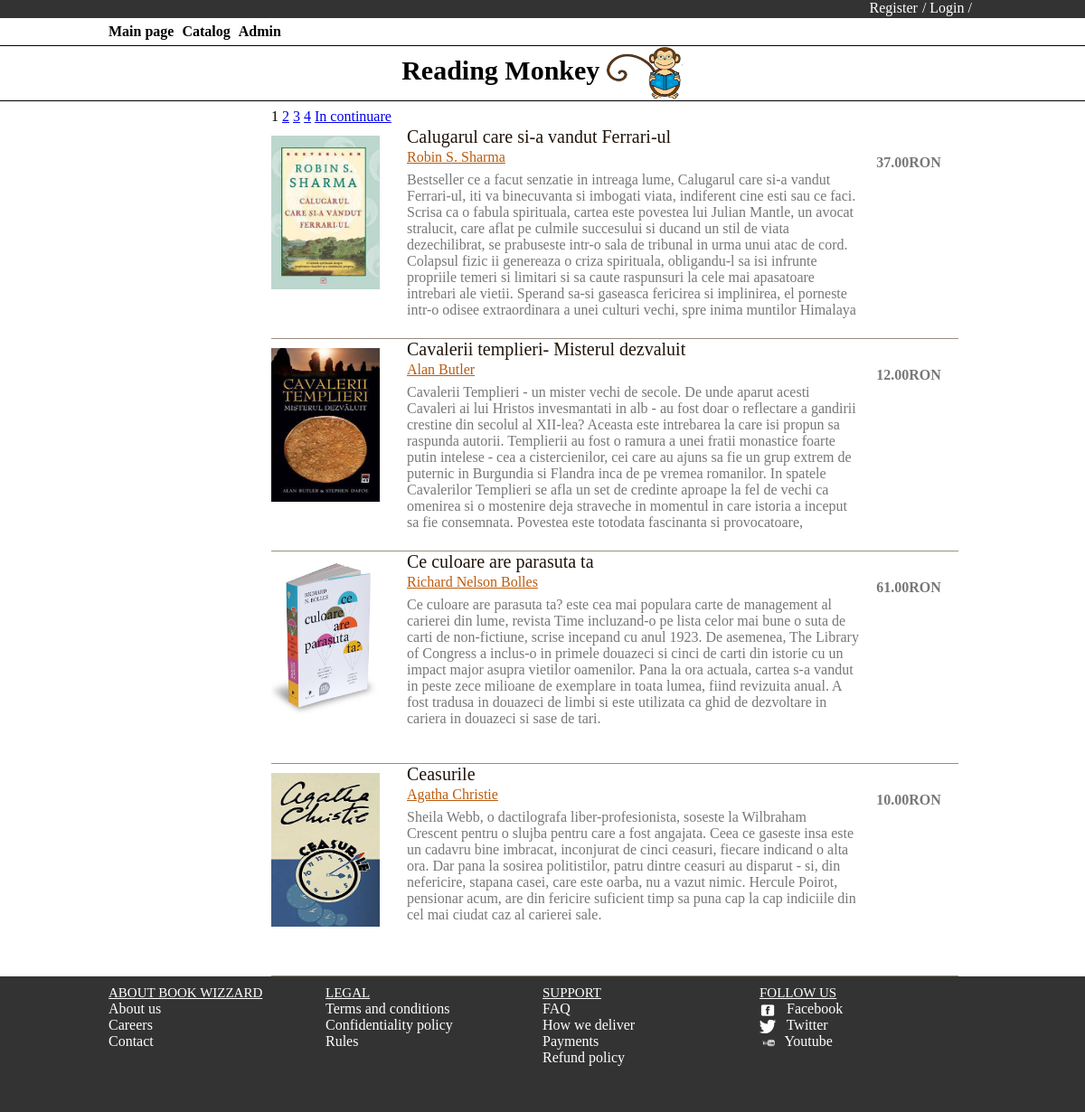
The page /application/controller/website/catalog.php on the database its author committed.
### tables this page shows
CREATE TABLE IF NOT EXISTS `carti` (
  `carte_id` int(10) unsigned NOT NULL,
  `autor_id` int(10) unsigned NOT NULL,
  `nume_carte` varchar(60) NOT NULL,
  `pret_carte` decimal(6,2) unsigned NOT NULL,
  `pret_nou` decimal(6,2) unsigned NOT NULL,
  `descriere` varchar(1000) NOT NULL,
  `imagine` varchar(60) NOT NULL,
  `anul_aparitiei` varchar(4) NOT NULL,
  `numar_pagini` smallint(6) NOT NULL,
  `editura` varchar(20) NOT NULL,
  `categorie_id` int(10) unsigned NOT NULL,
  `data_inregistrare` timestamp NOT NULL DEFAULT CURRENT_TIMESTAMP ON UPDATE CURRENT_TIMESTAMP,
  `exemplare` smallint(6) NOT NULL,
  `index_homepage` varchar(1) DEFAULT NULL,
  `stele` smallint(5) NOT NULL
);

### application/views/website/catalogV.php (the view)
<div class='nav1'></div>
<div class='nav'></div>
<?php echo $pagination; ?>
<div class='meniu_stanga'></div>
<?php foreach ($books as $book){ ?>
	<div class="rezultat1">
		<div class="imag_carte">
			<img src="../../../uploads/<?php echo $book['imagine'];?>" width="120" height="170" class="imagr"/>
		</div>
		<div class="info_carte">
			<div class ='titlur'>
			<a href="pagina_carte.php?pid=<?php echo $book['carte_id'];?>"><?php echo $book['nume_carte'];?></a></div>
			<div class='autor'>
				<a href="catalog.php?autorid=<?php echo $book['autor_id'];?>"><?php echo $book['autor'];?></a>
			</div>
			<div class='descr'>
				<?php echo $book['descriere'];?>
			</div>
		</div>
		<div class='pret2'> <?php echo $book['pret_carte'];?>RON</div>
	</div>
<?php } ?>

### assets/css/style.css (style rules this page uses)
body { min-width: 960px; margin:0px; }
.meniu_stanga { height:936px; width:180px; float:left; }
.rezultat1 { height:234px; width:760px; overflow:hidden; float:left; color: #777777; padding-bottom:0px; border-bottom: 1px solid #9b8e83; }
.imag_carte { float:left; height:200px; width:150px; margin-top: 10px; }
.info_carte { width:500px; height:234px; float:left; }
.titlur { width:500px; height:25px; float:left; }
.autor { width:500px; height:25px; float:left; }
.titlur a { color: #201309; text-decoration: none; font-size: 20px; }
.descr { overflow:hidden; float:left; height:164px; display:inline-block; width:500px; }
.autor,.descr { clear:both; }
.pret2 { float:right; width:110px; height:75px; display:block; text-align: center; line-height: 80px; font-weight: bold; }
.autor a { color: #bb5b0c; }
.nav1 { height:20px; width:600px; float:left; }
.nav { height:20px; width:360px; float:right; display:block; padding-top: 20px; }

### rows shown on the page
carti: imagine (picture), nume_carte "Calugarul care si-a vandut Ferrari-ul", autor "Robin S. Sharma", descriere "Bestseller ce a facut senzatie in intreaga lume, Calugarul care si-a vandut Ferrari-ul, iti va binecuvanta si imbogati viata, indiferent cine esti sau ce faci. Scrisa ca o fabula spirituala, cartea este povestea lui Julian Mantle, un avocat stralucit, care aflat pe culmile succesului si ducand un stil de viata dezechilibrat, se prabuseste intr-o sala de tribunal in urma unui atac de cord. Colapsul fizic ii genereaza o criza spirituala, obligandu-l sa isi infrunte propriile temeri si limitari si sa caute raspunsuri la cele mai apasatoare intrebari ale vietii. Sperand sa-si gaseasca fericirea si implinirea, el porneste intr-o odisee extraordinara a unei culturi vechi, spre inima muntilor…", pret_carte "37.00"
carti: imagine (picture), nume_carte "Cavalerii templieri- Misterul dezvaluit", autor "Alan Butler", descriere "Cavalerii Templieri - un mister vechi de secole. De unde aparut acesti Cavaleri ai lui Hristos invesmantati in alb - au fost doar o reflectare a gandirii crestine din secolul al XII-lea? Aceasta este intrebarea la care isi propun sa raspunda autorii. Templierii au fost o ramura a unei fratii monastice foarte putin intelese - cea a cistercienilor, cei care au ajuns sa fie un grup extrem de puternic in Burgundia si Flandra inca de pe vremea romanilor. In spatele Cavalerilor Templieri se afla un set de credinte aproape la fel de vechi ca omenirea si o mostenire deja straveche in momentul in care istoria a inceput sa fie consemnata. Povestea este totodata fascinanta si provocatoare,…", pret_carte "12.00"
carti: imagine (picture), nume_carte "Ce culoare are parasuta ta", autor "Richard Nelson Bolles", descriere "Ce culoare are parasuta ta? este cea mai populara carte de management al carierei din lume, revista Time incluzand-o pe lista celor mai bune o suta de carti de non-fictiune, scrise incepand cu anul 1923. De asemenea, The Library of Congress a inclus-o in primele douazeci si cinci de carti din istorie cu un impact major asupra vietilor oamenilor. Pana la ora actuala, cartea s-a vandut in peste zece milioane de exemplare in toata lumea, fiind revizuita anual. A fost tradusa in douazeci de limbi si este utilizata ca ghid de dezvoltare in cariera in douazeci si sase de tari.", pret_carte "61.00"
carti: imagine (picture), nume_carte "Ceasurile", autor "Agatha Christie", descriere "Sheila Webb, o dactilografa liber-profesionista, soseste la Wilbraham Crescent pentru o slujba pentru care a fost angajata. Ceea ce gaseste insa este un cadavru bine imbracat, inconjurat de cinci ceasuri, fiecare indicand o alta ora. Dar pana la sosirea politistilor, patru dintre ceasuri au disparut - si, din nefericire, stapana casei, care este oarba, nu a vazut nimic. Hercule Poirot, pensionar acum, are din fericire suficient timp sa puna cap la cap indiciile din cel mai ciudat caz al carierei sale.", pret_carte "10.00"
